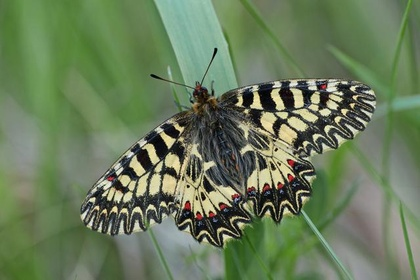
%> input picture BlurDetectionCode/blur_detection/image/out_of_focus0015.jpg, 420 x 280 px, shrunk from 640 x 427 before the run
$ octave demo_blur_detection.m   (GNU Octave 9; MATLAB toolbox functions it lacks are replaced by stand-ins)
%> lines starting %> are read from the running program, lines starting %| are printed output that depends on the picture; in (x1, y1, x2, y2) boxes, pixels count from 0 and x2, y2 are one past the last pixel; in counts of white or black regions, pixels touching at a corner belong together; the program's own positions count from 1
### BlurDetectionCode/blur_detection/localBlurScore.m
% localBlurScore -- Extract blur feature for a fixed scale
%
%   Paras:
%   @im        : Input grayscale image.
%   @patchsize : Parameter controlling local patch size.
%   @W         : Pretrained weight for learned filter.
%   @nb        : Naive Bayesian classifier
%
%   The Code is created based on the method described in the following paper
%   [1] "Discriminative Blur Detection Features", Jianping Shi, Li Xu, Jiaya Jia,
%       IEEE Conference on Computer Vision and Pattern Recognition, 2014.
%   The code and the algorithm are for non-comercial use only.
%
%   Author: Jianping Shi (jpshi@cse.cuhk.edu.hk)
%   Date  : 03/27/2014
%   Version : 1.0
%   Copyright 2014, The Chinese University of Hong Kong.
%
function feature = localBlurScore(im, patchsize, W, nb)

[im_height, im_width] = size(im);
offset = (patchsize - 1)/2;
x_start = offset+1;  x_end = im_width-offset;
y_start = offset+1;  y_end = im_height-offset;
datasize = (x_end-x_start+1)*(y_end-y_start+1);

% Feature Extraction
q1 = LocalKurtosis(im, patchsize);
q2 = GradientHistogramSpan(im, patchsize);
q3 = LocalPowerSpectrumSlope(im, patchsize);
q4 = LocalLearnedFilter(im, W(:,1:5));

data = zeros(datasize,5);
data(:,1) = reshape(q1(y_start:y_end,x_start:x_end),datasize,1);
data(:,2) = reshape(q2(y_start:y_end,x_start:x_end),datasize,1);
data(:,3) = reshape(q3(y_start:y_end,x_start:x_end),datasize,1);
data(:,4) = reshape(q4{1}(y_start:y_end,x_start:x_end),datasize,1);
data(:,5) = reshape(q4{2}(y_start:y_end,x_start:x_end),datasize,1);

for i = 1:5
    idx = isnan(data(:,i));
    if (sum(idx(:)) == im_height* im_width)
        data(:,i) = 0;
    elseif (sum(idx)>0)
        data(idx,i) = min(data(~idx, i));
    end
end

% Learn blur score from NB classifier
post = posterior(nb,data);
post = mat2gray(post(:,2));

feature = zeros(im_height, im_width);
feature(y_start:y_end,x_start:x_end) = reshape(post,y_end-y_start+1,x_end-x_start+1);

### BlurDetectionCode/blur_detection/feature/LocalKurtosis.m
% LocalKurtosis -- To measure the peakness of a distribution
%
%   Paras:
%   @im        : Input grayscale image.
%   @patchsize : Parameter controlling local patch size.
%
%   The Code is created based on the method described in the following paper
%   [1] "Discriminative Blur Detection Features", Jianping Shi, Li Xu, Jiaya Jia,
%       IEEE Conference on Computer Vision and Pattern Recognition, 2014.
%   The code and the algorithm are for non-comercial use only.
%
%   Author: Jianping Shi (jpshi@cse.cuhk.edu.hk)
%   Date  : 03/27/2014
%   Version : 1.0
%   Copyright 2014, The Chinese University of Hong Kong.
%
function [q] = LocalKurtosis(im, patchsize)

[im_height, im_width] = size(im);
offset = (patchsize - 1)/2;

% Compute image gradient
dx = [diff(im, 1, 2), -im(:,end,:)];
dy = [diff(im, 1, 1); -im(end,:,:)];

% Rearrange image to patches
dx_col = im2col(dx, [patchsize, patchsize]);
dx_col = bsxfun(@rdivide, dx_col, sum(dx_col));
dy_col = im2col(dy, [patchsize, patchsize]);
dy_col = bsxfun(@rdivide, dy_col, sum(dy_col));

% Compute Kurtosis
normXsquare = bsxfun(@minus, dx_col, mean(dx_col)).^2;
normYsquare = bsxfun(@minus, dy_col, mean(dx_col)).^2;

qx = mean(normXsquare.^2)./(mean(normXsquare).^2);
qy = mean(normYsquare.^2)./(mean(normYsquare).^2);

qx = reshape(qx, [im_height-patchsize+1, im_width-patchsize+1]);
qy = reshape(qy, [im_height-patchsize+1, im_width-patchsize+1]);

% Normalize for output
qx = log(padarray(qx, [offset, offset], 'replicate'));
qy = log(padarray(qy, [offset, offset], 'replicate'));

% qx = log(qx);
% qy = log(qy);

qx(isnan(qx)) = min(min(qx(~isnan(qx))));
qy(isnan(qy)) = min(min(qy(~isnan(qy))));

q  = min(qx, qy);

### BlurDetectionCode/blur_detection/feature/GradientHistogramSpan.m
% GradientHistgramSpan -- To measure the heavytailedness of a distribution
%
%   Paras:
%   @im        : Input grayscale image.
%   @patchsize : Parameter controlling local patch size.
%
%   The Code is created based on the method described in the following paper
%   [1] "Discriminative Blur Detection Features", Jianping Shi, Li Xu, Jiaya Jia,
%       IEEE Conference on Computer Vision and Pattern Recognition, 2014.
%   The code and the algorithm are for non-comercial use only.
%
%   Author: Jianping Shi (jpshi@cse.cuhk.edu.hk)
%   Date  : 03/27/2014
%   Version : 1.0
%   Copyright 2014, The Chinese University of Hong Kong.
%
function [q]=GradientHistogramSpan(im, patchsize)
dx = [diff(im, 1, 2), -im(:,end,:)];
dy = [diff(im, 1, 1); -im(end,:,:)];
mag = sqrt(dx.^2 + dy.^2);

[im_height, im_width] = size(im);
offset = (patchsize-1)/2;

% Gradient histogram span
mag_col = im2col(mag, [patchsize, patchsize]);
mag_col_dup = [mag_col; -mag_col];

num = size(mag_col, 2);
sigma1 = size(1, num);
parfor i = 1 : num
    [V1, V2] = EM_GMM_2(mag_col_dup(:,i));
    s0 = sqrt(V1);
    s1 = sqrt(V2);
    if s0 > s1
        temp = s0;  s0 = s1;  s1 = temp;
    end;
    sigma1(i) = s1;
end
q = reshape(sigma1, [im_height-patchsize+1, im_width-patchsize+1]);
q = q(4:im_height-patchsize+1-3, 4:im_width-patchsize+1-3);
q = padarray(q, [offset+3, offset+3], 'replicate');

### BlurDetectionCode/blur_detection/feature/EM_GMM_2.m
% EM_GMM_2 -- Compute expectation for GMM with two Gaussian Component, where
% mean are fixed as zero. Our goal is mainly to compute the variance for two
% Gaussians.
%
%   Paras:
%   @X   : Input data
%
%   The Code is created based on the method described in the following paper
%   [1] "Discriminative Blur Detection Features", Jianping Shi, Li Xu, Jiaya Jia,
%       IEEE Conference on Computer Vision and Pattern Recognition, 2014.
%   The code and the algorithm are for non-comercial use only.
%
%   Author: Jianping Shi (jpshi@cse.cuhk.edu.hk)
%   Date  : 03/27/2014
%   Version : 1.0
%   Copyright 2014, The Chinese University of Hong Kong.
function [V1, V2] = EM_GMM_2(X)

%% Initialize parameters
V1 = 0.5;
V2 = 0.0001;
pi = 0.5;
N = length(X);

pi_init=2*pi;
maxiter = 100;
iter=0;

while (abs(pi_init-pi)/pi_init > 1e-3 && iter < maxiter)
    iter = iter+1;
    pi_init = pi;

    XxX = X.*X;
    %% Expectation Step
    pi_x_GPV2 = pi*GaussianProb(XxX,V2);
    gamma = pi_x_GPV2 ./ ((1-pi)*GaussianProb(XxX,V1) + pi_x_GPV2);

    %% Maximization Step
    V1 = (1-gamma)'*(XxX) / sum(1-gamma);
    V2 = gamma'*(XxX) / sum(gamma);
    pi = sum(gamma)/N;
end

%% Function to compute the probability for Gaussian distribution
function [Y] = GaussianProb(XxX, V)
Y = exp(-(XxX)/(2*V))/sqrt(2*pi*V);

### BlurDetectionCode/blur_detection/blurDetection.m
% blurDetection -- Blur detection in for a given input
%
%   The Code is created based on the method described in the following paper
%   [1] "Discriminative Blur Detection Features", Jianping Shi, Li Xu, Jiaya Jia,
%       IEEE Conference on Computer Vision and Pattern Recognition, 2014.
%   The code and the algorithm are for non-comercial use only.
%
%   Author: Jianping Shi (jpshi@cse.cuhk.edu.hk)
%   Date  : 03/27/2014
%   Version : 1.0
%   Copyright 2014, The Chinese University of Hong Kong.
%

function final_map = blurDetection(im)

s1 = 11;        % patch size for scale 1
s2 = 15;        % patch size for scale 2
s3 = 21;        % patch size for scale 3
alpha = 0.5;    % weight for multiscale inference

addpath('NaiveBayes');


load('nb_classifier.mat');
load('learned_linear_filter.mat');

fprintf('Extracting level 1 feature...\n');
feature.scale1 = localBlurScore(im, s1, W_11, nb11);
fprintf('Extracting level 2 feature...\n');
feature.scale2 = localBlurScore(im, s2, W_15, nb15);
fprintf('Extracting level 3 feature...\n');
feature.scale3 = localBlurScore(im, s3, W_21, nb21);

fprintf('Multiscale Inference...\n');
final_map = multiScaleBlurInference(feature, alpha, s1, s2, s3);

### BlurDetectionCode/blur_detection/demo_blur_detection.m
% demo_blur_detection -- demo for blur detection in for a given input
%
%   The Code is created based on the method described in the following paper
%   [1] "Discriminative Blur Detection Features", Jianping Shi, Li Xu, Jiaya Jia,
%       IEEE Conference on Computer Vision and Pattern Recognition, 2014.
%   The code and the algorithm are for non-comercial use only.
%
%   Author: Jianping Shi (jpshi@cse.cuhk.edu.hk)
%   Date  : 03/27/2014
%   Version : 1.0
%   Copyright 2014, The Chinese University of Hong Kong.
%
clear;

% Change the following parallel computing setting according to your environment.
delete(gcp("nocreate"));
numCore = feature('numcores');
parpool (numCore-1);

addpath('feature');
addpath('UGM');
addpath('NaiveBayes');

im_path = 'image\out_of_focus0015.jpg';
im = rgb2gray(im2double(imread(im_path)));
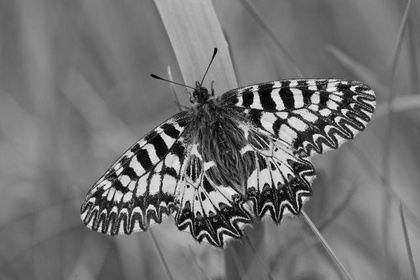
%> im: size 280x420 double; min 0.00352, max 0.985, mean 0.449

final_map = blurDetection(im);
%> in LocalKurtosis, `dx = [diff(im, 1, 2), -im(:,end,:)];`:
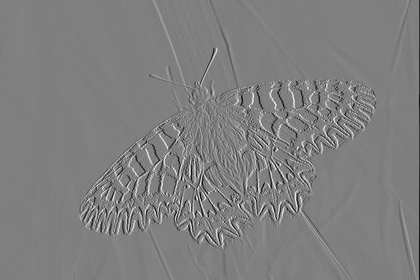
%> dx: size 280x420 double; min -0.666, max 0.661, mean -0.00108; drawn with min black and max white
%> in LocalKurtosis, `dy = [diff(im, 1, 1); -im(end,:,:)];`:
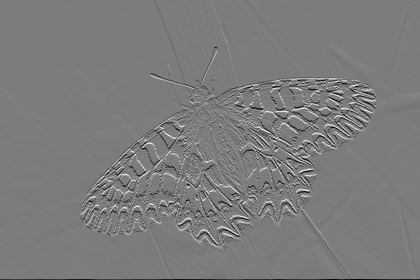
%> dy: size 280x420 double; min -0.633, max 0.661, mean -0.00173; drawn with min black and max white
%> in LocalKurtosis, `qx = log(padarray(qx, [offset, offset], 'replicate'));`:
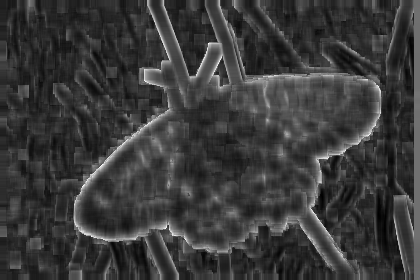
%> qx: size 280x420 double; min 0.366, max 4.55, mean 1.33; drawn with min black and max white
%> in LocalKurtosis, `qy = log(padarray(qy, [offset, offset], 'replicate'));`:
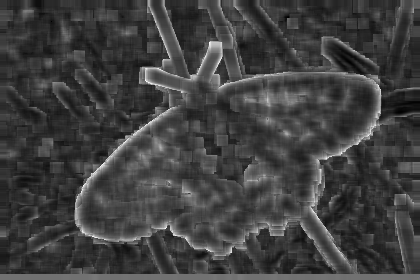
%> qy: size 280x420 double; 0% of the values are NaN or infinite; the others: min 0.341, max 4.54, mean 1.4; drawn with min black, max white, NaN and infinite black
%> in LocalKurtosis, `qy(isnan(qy)) = min(min(qy(~isnan(qy))));`: qy: size 280x420 double; under 0.01% of pixels changed, all inside (x1, y1, x2, y2) = (51, 21, 52, 22)
%> in LocalKurtosis, `q  = min(qx, qy);`:
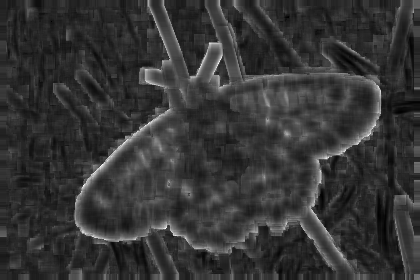
%> q: size 280x420 double; min 0.341, max 4.49, mean 1.22; drawn with min black and max white
%> in GradientHistogramSpan, `mag = sqrt(dx.^2 + dy.^2);`:
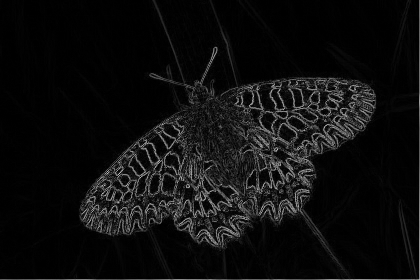
%> mag: size 280x420 double; min 0, max 0.787, mean 0.0572
%> (the run ends here)
